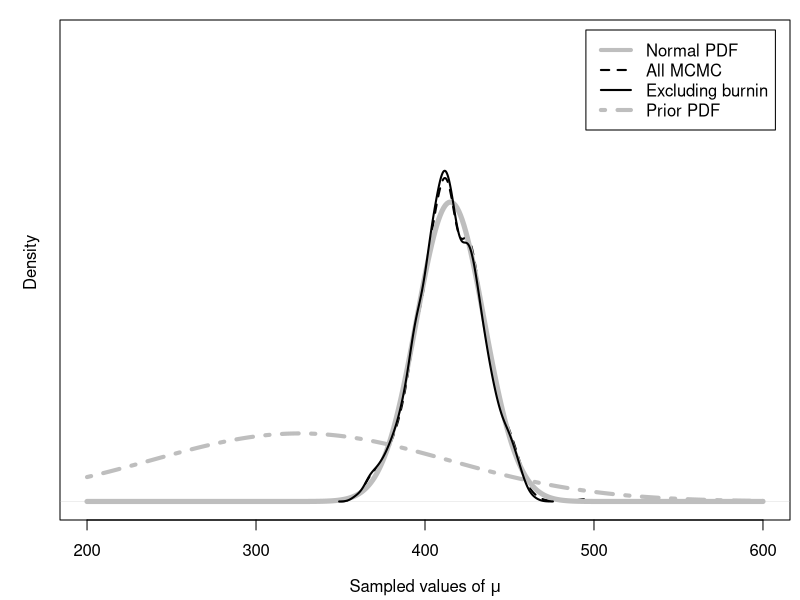
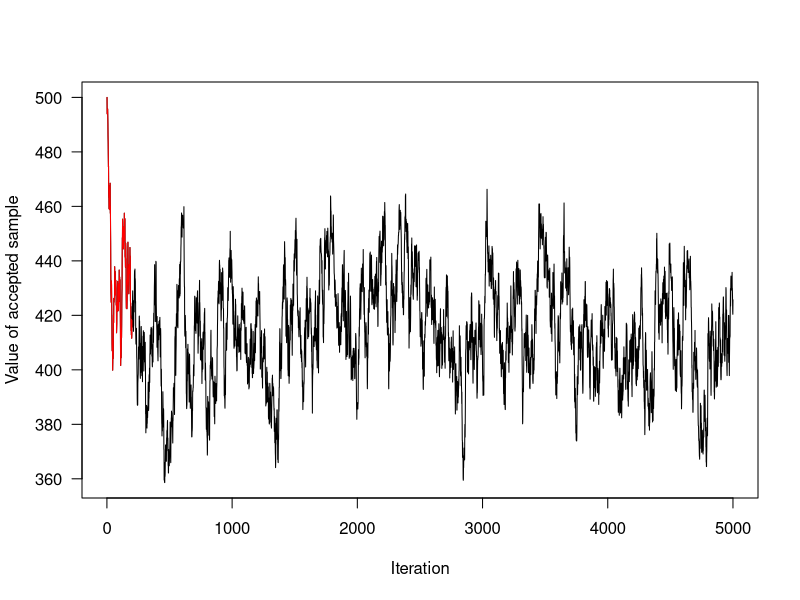

Source code (R) for these figures, in order:
#use priors in MH algorithm for a normal distribution

######### this first version uses densities (dnorm)
plausrange <- c(200,600)
chain <- rep(0,5000)      
burnin<-200
set.seed(1234)
propsd <- 5     #tuning parameter  

p2f <- FALSE # do we plot to file?

obs <- 415               
obssd <- 20   
priormu <- 326
priorsd <- 88           

chain[1] <- 500  #starting value  
for (i in c(2:length(chain))) { 
    current <- chain[i-1]
    proposal <- current + rnorm(1,0,propsd)
    if((dnorm(obs,proposal,obssd)*       
        dnorm(proposal,priormu,priorsd)) > 
        (dnorm(obs,current,obssd)*
        dnorm(current,priormu,priorsd)) ) {
      chain[i] <- proposal  #accept proposal  
    } else {                 
       llratio <- (dnorm(obs,proposal,obssd)*          
                   dnorm(proposal,priormu,priorsd)) / 
                  (dnorm(obs,current,obssd)*
                   dnorm(current,priormu,priorsd))
       chain[i] <- ifelse(runif(1) < llratio,proposal,current)
    }
}  


print(c(mean(chain),var(chain)))

system_info <- Sys.info() # Get system information
os <- system_info["sysname"] # Extract and print the operating system
if (p2f) {
  pdf(file=paste("npostwpriorsd",as.character(priorsd),".pdf",sep=""),height=5,width=5)
} else {
  # Figure
  if (system_info["sysname"] == "Windows") {
    windows(width = 5, height = 5)
  } else {
    # Run a different function or do nothing for non-Windows OS
    # library(grDevices)
    # x11(width = 5, height = 5)
    
    quartz(width = 5, height = 5)
  }
}

par(mar=c(4, 3, 1, 0.5))
plot(density(chain),las=1,xlab=bquote("Sampled values of "*mu),
     yaxt="n",lwd=2,lty="dashed",
     main="",xlim=plausrange,ylab="",
     ylim=c(0,max(max(density(chain)$y),
                  max(density(chain[-c(1:burnin)])$y),
                  max(dnorm(min(plausrange):max(plausrange),obs,obssd)))*1.4))
lines(min(plausrange):max(plausrange),
      dnorm(min(plausrange):max(plausrange),obs,obssd),
      col="gray",lwd=5)
lines(min(plausrange):max(plausrange),
      dnorm(min(plausrange):max(plausrange),priormu,priorsd),
      col="gray",lwd=4,lty="dotdash")
lines(density(chain[-c(1:burnin)]),lwd=2,lty="solid")
mtext("   Density",2,1)
legend("topright",inset=.02,c("Normal PDF","All MCMC","Excluding burnin","Prior PDF"),
       lty=c("solid","dashed","solid","dotdash"),col=c("gray","black","black","gray"),lwd=c(4,2,2,4))
if (p2f) {dev.off()}

# Figure
if (system_info["sysname"] == "Windows") {
  windows()
} else {
  # Run a different function or do nothing for non-Windows OS
  # library(grDevices)
  # x11()
  
  quartz()
}

plot(chain,type="l",las=1,xlab="Iteration",ylab="Value of accepted sample")
lines(1:burnin,chain[1:burnin],col="red")




############## below here deal with likelihood function not density
#normLik    <- function(precision,mu,x) { return(exp(-0.5*precision*(mu^2-2*x*mu))) }
normlogLik <- function(precision,mu,x) { return((-0.5*precision*(mu^2-2*x*mu))) } #* \label{line:BayesianMCMC:mhploglik}  *\#

obs <- 415                         #* \label{line:BayesianMCMC:mhpinit1}  *\#
obsprecision <- .0025   
priormu <- 326
priorprecision <- .001293           #* \label{line:BayesianMCMC:mhpinit1}  *\#
set.seed(1234)
chain[1] <- 500  #starting value  
for (i in c(2:length(chain))) {  #* \label{line:BayesianMCMC:mhploop}  *\#
  current <- chain[i-1]
  proposal <- current + rnorm(1,0,propsd)
  if (normlogLik(obsprecision,proposal,obs)+                  #* \label{line:BayesianMCMC:mhpnewcomp}  *\#
      normlogLik(priorprecision,proposal,priormu) > 
      normlogLik(obsprecision,current,obs)+
      normlogLik(priorprecision,current,priormu)) {
    chain[i] <- proposal  #accept proposal  
  } else {
    llratio <- exp((normlogLik(obsprecision,proposal,obs)+   #* \label{line:BayesianMCMC:mhpllratio}  *\#
                      normlogLik(priorprecision,proposal,priormu))-  
                     (normlogLik(obsprecision,current,obs)+
                        normlogLik(priorprecision,current,priormu)))
    chain[i] <- ifelse(runif(1) < llratio,proposal,current)
  }
} 